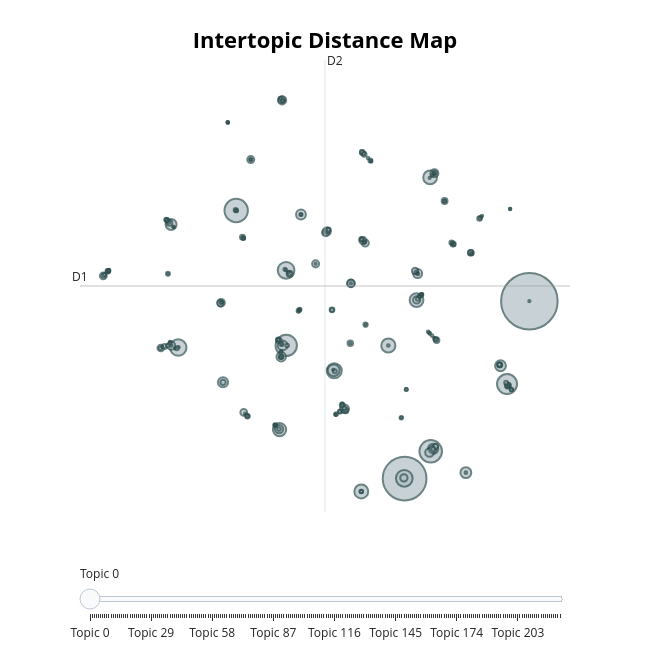

The cell this chart's notebook holds for it:
### Code cell
# Intertopic Distance Map
topic_model.visualize_topics()

### Figure 1 — Plotly figure (JSON) as saved in the notebook; plotly's stock layout.template omitted (floating-point values rounded to 4 significant figures; data arrays with more than 128 entries replaced by an {"elided": "..."} marker saying what was removed)
{"data": [{"customdata": {"elided": "224x3 mixed values"}, "hovertemplate": "<b>Topic %{customdata[0]}</b><br>%{customdata[1]}<br>Size: %{customdata[2]}", "legendgroup": "", "marker": {"color": "#B0BEC5", "line": {"color": "DarkSlateGrey", "width": 2}, "size": {"elided": "224 int values"}, "sizemode": "area", "sizeref": 4.166, "symbol": "circle"}, "mode": "markers", "name": "", "orientation": "v", "showlegend": false, "type": "scatter", "x": {"elided": "224 float values"}, "xaxis": "x", "y": {"elided": "224 float values"}, "yaxis": "y"}], "layout": {"annotations": [{"showarrow": false, "text": "D1", "x": -13.62, "y": 5.131, "yshift": 10}, {"showarrow": false, "text": "D2", "x": 5.079, "xshift": 10, "y": 22.1}], "height": 650, "hoverlabel": {"bgcolor": "white", "font": {"family": "Rockwell", "size": 16}}, "legend": {"itemsizing": "constant", "tracegroupgap": 0}, "margin": {"t": 60}, "shapes": [{"line": {"color": "#CFD8DC", "width": 2}, "type": "line", "x0": 5.079, "x1": 5.079, "y0": -11.84, "y1": 22.1}, {"line": {"color": "#9E9E9E", "width": 2}, "type": "line", "x0": -13.62, "x1": 23.78, "y0": 5.131, "y1": 5.131}], "sliders": [{"active": 0, "pad": {"t": 50}, "steps": [{"args": [{"marker.color": {"elided": "1x224 str values"}}], "label": "Topic 0", "method": "update"}, {"args": [{"marker.color": {"elided": "1x224 str values"}}], "label": "Topic 1", "method": "update"}, {"args": [{"marker.color": {"elided": "1x224 str values"}}], "label": "Topic 2", "method": "update"}, {"args": [{"marker.color": {"elided": "1x224 str values"}}], "label": "Topic 3", "method": "update"}, {"args": [{"marker.color": {"elided": "1x224 str values"}}], "label": "Topic 4", "method": "update"}, {"args": [{"marker.color": {"elided": "1x224 str values"}}], "label": "Topic 5", "method": "update"}, {"args": [{"marker.color": {"elided": "1x224 str values"}}], "label": "Topic 6", "method": "update"}, {"args": [{"marker.color": {"elided": "1x224 str values"}}], "label": "Topic 7", "method": "update"}, {"args": [{"marker.color": {"elided": "1x224 str values"}}], "label": "Topic 8", "method": "update"}, {"args": [{"marker.color": {"elided": "1x224 str values"}}], "label": "Topic 9", "method": "update"}, {"args": [{"marker.color": {"elided": "1x224 str values"}}], "label": "Topic 10", "method": "update"}, {"args": [{"marker.color": {"elided": "1x224 str values"}}], "label": "Topic 11", "method": "update"}, {"args": [{"marker.color": {"elided": "1x224 str values"}}], "label": "Topic 12", "method": "update"}, {"args": [{"marker.color": {"elided": "1x224 str values"}}], "label": "Topic 13", "method": "update"}, {"args": [{"marker.color": {"elided": "1x224 str values"}}], "label": "Topic 14", "method": "update"}, {"args": [{"marker.color": {"elided": "1x224 str values"}}], "label": "Topic 15", "method": "update"}, {"args": [{"marker.color": {"elided": "1x224 str values"}}], "label": "Topic 16", "method": "update"}, {"args": [{"marker.color": {"elided": "1x224 str values"}}], "label": "Topic 17", "method": "update"}, {"args": [{"marker.color": {"elided": "1x224 str values"}}], "label": "Topic 18", "method": "update"}, {"args": [{"marker.color": {"elided": "1x224 str values"}}], "label": "Topic 19", "method": "update"}, {"args": [{"marker.color": {"elided": "1x224 str values"}}], "label": "Topic 20", "method": "update"}, {"args": [{"marker.color": {"elided": "1x224 str values"}}], "label": "Topic 21", "method": "update"}, {"args": [{"marker.color": {"elided": "1x224 str values"}}], "label": "Topic 22", "method": "update"}, {"args": [{"marker.color": {"elided": "1x224 str values"}}], "label": "Topic 23", "method": "update"}, {"args": [{"marker.color": {"elided": "1x224 str values"}}], "label": "Topic 24", "method": "update"}, {"args": [{"marker.color": {"elided": "1x224 str values"}}], "label": "Topic 25", "method": "update"}, {"args": [{"marker.color": {"elided": "1x224 str values"}}], "label": "Topic 26", "method": "update"}, {"args": [{"marker.color": {"elided": "1x224 str values"}}], "label": "Topic 27", "method": "update"}, {"args": [{"marker.color": {"elided": "1x224 str values"}}], "label": "Topic 28", "method": "update"}, {"args": [{"marker.color": {"elided": "1x224 str values"}}], "label": "Topic 29", "method": "update"}, {"args": [{"marker.color": {"elided": "1x224 str values"}}], "label": "Topic 30", "method": "update"}, {"args": [{"marker.color": {"elided": "1x224 str values"}}], "label": "Topic 31", "method": "update"}, {"args": [{"marker.color": {"elided": "1x224 str values"}}], "label": "Topic 32", "method": "update"}, {"args": [{"marker.color": {"elided": "1x224 str values"}}], "label": "Topic 33", "method": "update"}, {"args": [{"marker.color": {"elided": "1x224 str values"}}], "label": "Topic 34", "method": "update"}, {"args": [{"marker.color": {"elided": "1x224 str values"}}], "label": "Topic 35", "method": "update"}, {"args": [{"marker.color": {"elided": "1x224 str values"}}], "label": "Topic 36", "method": "update"}, {"args": [{"marker.color": {"elided": "1x224 str values"}}], "label": "Topic 37", "method": "update"}, {"args": [{"marker.color": {"elided": "1x224 str values"}}], "label": "Topic 38", "method": "update"}, {"args": [{"marker.color": {"elided": "1x224 str values"}}], "label": "Topic 39", "method": "update"}, {"args": [{"marker.color": {"elided": "1x224 str values"}}], "label": "Topic 40", "method": "update"}, {"args": [{"marker.color": {"elided": "1x224 str values"}}], "label": "Topic 41", "method": "update"}, {"args": [{"marker.color": {"elided": "1x224 str values"}}], "label": "Topic 42", "method": "update"}, {"args": [{"marker.color": {"elided": "1x224 str values"}}], "label": "Topic 43", "method": "update"}, {"args": [{"marker.color": {"elided": "1x224 str values"}}], "label": "Topic 44", "method": "update"}, {"args": [{"marker.color": {"elided": "1x224 str values"}}], "label": "Topic 45", "method": "update"}, {"args": [{"marker.color": {"elided": "1x224 str values"}}], "label": "Topic 46", "method": "update"}, {"args": [{"marker.color": {"elided": "1x224 str values"}}], "label": "Topic 47", "method": "update"}, {"args": [{"marker.color": {"elided": "1x224 str values"}}], "label": "Topic 48", "method": "update"}, {"args": [{"marker.color": {"elided": "1x224 str values"}}], "label": "Topic 49", "method": "update"}, {"args": [{"marker.color": {"elided": "1x224 str values"}}], "label": "Topic 50", "method": "update"}, {"args": [{"marker.color": {"elided": "1x224 str values"}}], "label": "Topic 51", "method": "update"}, {"args": [{"marker.color": {"elided": "1x224 str values"}}], "label": "Topic 52", "method": "update"}, {"args": [{"marker.color": {"elided": "1x224 str values"}}], "label": "Topic 53", "method": "update"}, {"args": [{"marker.color": {"elided": "1x224 str values"}}], "label": "Topic 54", "method": "update"}, {"args": [{"marker.color": {"elided": "1x224 str values"}}], "label": "Topic 55", "method": "update"}, {"args": [{"marker.color": {"elided": "1x224 str values"}}], "label": "Topic 56", "method": "update"}, {"args": [{"marker.color": {"elided": "1x224 str values"}}], "label": "Topic 57", "method": "update"}, {"args": [{"marker.color": {"elided": "1x224 str values"}}], "label": "Topic 58", "method": "update"}, {"args": [{"marker.color": {"elided": "1x224 str values"}}], "label": "Topic 59", "method": "update"}, {"args": [{"marker.color": {"elided": "1x224 str values"}}], "label": "Topic 60", "method": "update"}, {"args": [{"marker.color": {"elided": "1x224 str values"}}], "label": "Topic 61", "method": "update"}, {"args": [{"marker.color": {"elided": "1x224 str values"}}], "label": "Topic 62", "method": "update"}, {"args": [{"marker.color": {"elided": "1x224 str values"}}], "label": "Topic 63", "method": "update"}, {"args": [{"marker.color": {"elided": "1x224 str values"}}], "label": "Topic 64", "method": "update"}, {"args": [{"marker.color": {"elided": "1x224 str values"}}], "label": "Topic 65", "method": "update"}, {"args": [{"marker.color": {"elided": "1x224 str values"}}], "label": "Topic 66", "method": "update"}, {"args": [{"marker.color": {"elided": "1x224 str values"}}], "label": "Topic 67", "method": "update"}, {"args": [{"marker.color": {"elided": "1x224 str values"}}], "label": "Topic 68", "method": "update"}, {"args": [{"marker.color": {"elided": "1x224 str values"}}], "label": "Topic 69", "method": "update"}, {"args": [{"marker.color": {"elided": "1x224 str values"}}], "label": "Topic 70", "method": "update"}, {"args": [{"marker.color": {"elided": "1x224 str values"}}], "label": "Topic 71", "method": "update"}, {"args": [{"marker.color": {"elided": "1x224 str values"}}], "label": "Topic 72", "method": "update"}, {"args": [{"marker.color": {"elided": "1x224 str values"}}], "label": "Topic 73", "method": "update"}, {"args": [{"marker.color": {"elided": "1x224 str values"}}], "label": "Topic 74", "method": "update"}, {"args": [{"marker.color": {"elided": "1x224 str values"}}], "label": "Topic 75", "method": "update"}, {"args": [{"marker.color": {"elided": "1x224 str values"}}], "label": "Topic 76", "method": "update"}, {"args": [{"marker.color": {"elided": "1x224 str values"}}], "label": "Topic 77", "method": "update"}, {"args": [{"marker.color": {"elided": "1x224 str values"}}], "label": "Topic 78", "method": "update"}, {"args": [{"marker.color": {"elided": "1x224 str values"}}], "label": "Topic 79", "method": "update"}, {"args": [{"marker.color": {"elided": "1x224 str values"}}], "label": "Topic 80", "method": "update"}, {"args": [{"marker.color": {"elided": "1x224 str values"}}], "label": "Topic 81", "method": "update"}, {"args": [{"marker.color": {"elided": "1x224 str values"}}], "label": "Topic 82", "method": "update"}, {"args": [{"marker.color": {"elided": "1x224 str values"}}], "label": "Topic 83", "method": "update"}, {"args": [{"marker.color": {"elided": "1x224 str values"}}], "label": "Topic 84", "method": "update"}, {"args": [{"marker.color": {"elided": "1x224 str values"}}], "label": "Topic 85", "method": "update"}, {"args": [{"marker.color": {"elided": "1x224 str values"}}], "label": "Topic 86", "method": "update"}, {"args": [{"marker.color": {"elided": "1x224 str values"}}], "label": "Topic 87", "method": "update"}, {"args": [{"marker.color": {"elided": "1x224 str values"}}], "label": "Topic 88", "method": "update"}, {"args": [{"marker.color": {"elided": "1x224 str values"}}], "label": "Topic 89", "method": "update"}, {"args": [{"marker.color": {"elided": "1x224 str values"}}], "label": "Topic 90", "method": "update"}, {"args": [{"marker.color": {"elided": "1x224 str values"}}], "label": "Topic 91", "method": "update"}, {"args": [{"marker.color": {"elided": "1x224 str values"}}], "label": "Topic 92", "method": "update"}, {"args": [{"marker.color": {"elided": "1x224 str values"}}], "label": "Topic 93", "method": "update"}, {"args": [{"marker.color": {"elided": "1x224 str values"}}], "label": "Topic 94", "method": "update"}, {"args": [{"marker.color": {"elided": "1x224 str values"}}], "label": "Topic 95", "method": "update"}, {"args": [{"marker.color": {"elided": "1x224 str values"}}], "label": "Topic 96", "method": "update"}, {"args": [{"marker.color": {"elided": "1x224 str values"}}], "label": "Topic 97", "method": "update"}, {"args": [{"marker.color": {"elided": "1x224 str values"}}], "label": "Topic 98", "method": "update"}, {"args": [{"marker.color": {"elided": "1x224 str values"}}], "label": "Topic 99", "method": "update"}, {"args": [{"marker.color": {"elided": "1x224 str values"}}], "label": "Topic 100", "method": "update"}, {"args": [{"marker.color": {"elided": "1x224 str values"}}], "label": "Topic 101", "method": "update"}, {"args": [{"marker.color": {"elided": "1x224 str values"}}], "label": "Topic 102", "method": "update"}, {"args": [{"marker.color": {"elided": "1x224 str values"}}], "label": "Topic 103", "method": "update"}, {"args": [{"marker.color": {"elided": "1x224 str values"}}], "label": "Topic 104", "method": "update"}, {"args": [{"marker.color": {"elided": "1x224 str values"}}], "label": "Topic 105", "method": "update"}, {"args": [{"marker.color": {"elided": "1x224 str values"}}], "label": "Topic 106", "method": "update"}, {"args": [{"marker.color": {"elided": "1x224 str values"}}], "label": "Topic 107", "method": "update"}, {"args": [{"marker.color": {"elided": "1x224 str values"}}], "label": "Topic 108", "method": "update"}, {"args": [{"marker.color": {"elided": "1x224 str values"}}], "label": "Topic 109", "method": "update"}, {"args": [{"marker.color": {"elided": "1x224 str values"}}], "label": "Topic 110", "method": "update"}, {"args": [{"marker.color": {"elided": "1x224 str values"}}], "label": "Topic 111", "method": "update"}, {"args": [{"marker.color": {"elided": "1x224 str values"}}], "label": "Topic 112", "method": "update"}, {"args": [{"marker.color": {"elided": "1x224 str values"}}], "label": "Topic 113", "method": "update"}, {"args": [{"marker.color": {"elided": "1x224 str values"}}], "label": "Topic 114", "method": "update"}, {"args": [{"marker.color": {"elided": "1x224 str values"}}], "label": "Topic 115", "method": "update"}, {"args": [{"marker.color": {"elided": "1x224 str values"}}], "label": "Topic 116", "method": "update"}, {"args": [{"marker.color": {"elided": "1x224 str values"}}], "label": "Topic 117", "method": "update"}, {"args": [{"marker.color": {"elided": "1x224 str values"}}], "label": "Topic 118", "method": "update"}, {"args": [{"marker.color": {"elided": "1x224 str values"}}], "label": "Topic 119", "method": "update"}, {"args": [{"marker.color": {"elided": "1x224 str values"}}], "label": "Topic 120", "method": "update"}, {"args": [{"marker.color": {"elided": "1x224 str values"}}], "label": "Topic 121", "method": "update"}, {"args": [{"marker.color": {"elided": "1x224 str values"}}], "label": "Topic 122", "method": "update"}, {"args": [{"marker.color": {"elided": "1x224 str values"}}], "label": "Topic 123", "method": "update"}, {"args": [{"marker.color": {"elided": "1x224 str values"}}], "label": "Topic 124", "method": "update"}, {"args": [{"marker.color": {"elided": "1x224 str values"}}], "label": "Topic 125", "method": "update"}, {"args": [{"marker.color": {"elided": "1x224 str values"}}], "label": "Topic 126", "method": "update"}, {"args": [{"marker.color": {"elided": "1x224 str values"}}], "label": "Topic 127", "method": "update"}, {"args": [{"marker.color": {"elided": "1x224 str values"}}], "label": "Topic 128", "method": "update"}, {"args": [{"marker.color": {"elided": "1x224 str values"}}], "label": "Topic 129", "method": "update"}, {"args": [{"marker.color": {"elided": "1x224 str values"}}], "label": "Topic 130", "method": "update"}, {"args": [{"marker.color": {"elided": "1x224 str values"}}], "label": "Topic 131", "method": "update"}, {"args": [{"marker.color": {"elided": "1x224 str values"}}], "label": "Topic 132", "method": "update"}, {"args": [{"marker.color": {"elided": "1x224 str values"}}], "label": "Topic 133", "method": "update"}, {"args": [{"marker.color": {"elided": "1x224 str values"}}], "label": "Topic 134", "method": "update"}, {"args": [{"marker.color": {"elided": "1x224 str values"}}], "label": "Topic 135", "method": "update"}, {"args": [{"marker.color": {"elided": "1x224 str values"}}], "label": "Topic 136", "method": "update"}, {"args": [{"marker.color": {"elided": "1x224 str values"}}], "label": "Topic 137", "method": "update"}, {"args": [{"marker.color": {"elided": "1x224 str values"}}], "label": "Topic 138", "method": "update"}, {"args": [{"marker.color": {"elided": "1x224 str values"}}], "label": "Topic 139", "method": "update"}, {"args": [{"marker.color": {"elided": "1x224 str values"}}], "label": "Topic 140", "method": "update"}, {"args": [{"marker.color": {"elided": "1x224 str values"}}], "label": "Topic 141", "method": "update"}, {"args": [{"marker.color": {"elided": "1x224 str values"}}], "label": "Topic 142", "method": "update"}, {"args": [{"marker.color": {"elided": "1x224 str values"}}], "label": "Topic 143", "method": "update"}, {"args": [{"marker.color": {"elided": "1x224 str values"}}], "label": "Topic 144", "method": "update"}, {"args": [{"marker.color": {"elided": "1x224 str values"}}], "label": "Topic 145", "method": "update"}, {"args": [{"marker.color": {"elided": "1x224 str values"}}], "label": "Topic 146", "method": "update"}, {"args": [{"marker.color": {"elided": "1x224 str values"}}], "label": "Topic 147", "method": "update"}, {"args": [{"marker.color": {"elided": "1x224 str values"}}], "label": "Topic 148", "method": "update"}, {"args": [{"marker.color": {"elided": "1x224 str values"}}], "label": "Topic 149", "method": "update"}, {"args": [{"marker.color": {"elided": "1x224 str values"}}], "label": "Topic 150", "method": "update"}, {"args": [{"marker.color": {"elided": "1x224 str values"}}], "label": "Topic 151", "method": "update"}, {"args": [{"marker.color": {"elided": "1x224 str values"}}], "label": "Topic 152", "method": "update"}, {"args": [{"marker.color": {"elided": "1x224 str values"}}], "label": "Topic 153", "method": "update"}, {"args": [{"marker.color": {"elided": "1x224 str values"}}], "label": "Topic 154", "method": "update"}, {"args": [{"marker.color": {"elided": "1x224 str values"}}], "label": "Topic 155", "method": "update"}, {"args": [{"marker.color": {"elided": "1x224 str values"}}], "label": "Topic 156", "method": "update"}, {"args": [{"marker.color": {"elided": "1x224 str values"}}], "label": "Topic 157", "method": "update"}, {"args": [{"marker.color": {"elided": "1x224 str values"}}], "label": "Topic 158", "method": "update"}, {"args": [{"marker.color": {"elided": "1x224 str values"}}], "label": "Topic 159", "method": "update"}, {"args": [{"marker.color": {"elided": "1x224 str values"}}], "label": "Topic 160", "method": "update"}, {"args": [{"marker.color": {"elided": "1x224 str values"}}], "label": "Topic 161", "method": "update"}, {"args": [{"marker.color": {"elided": "1x224 str values"}}], "label": "Topic 162", "method": "update"}, {"args": [{"marker.color": {"elided": "1x224 str values"}}], "label": "Topic 163", "method": "update"}, {"args": [{"marker.color": {"elided": "1x224 str values"}}], "label": "Topic 164", "method": "update"}, {"args": [{"marker.color": {"elided": "1x224 str values"}}], "label": "Topic 165", "method": "update"}, {"args": [{"marker.color": {"elided": "1x224 str values"}}], "label": "Topic 166", "method": "update"}, {"args": [{"marker.color": {"elided": "1x224 str values"}}], "label": "Topic 167", "method": "update"}, {"args": [{"marker.color": {"elided": "1x224 str values"}}], "label": "Topic 168", "method": "update"}, {"args": [{"marker.color": {"elided": "1x224 str values"}}], "label": "Topic 169", "method": "update"}, {"args": [{"marker.color": {"elided": "1x224 str values"}}], "label": "Topic 170", "method": "update"}, {"args": [{"marker.color": {"elided": "1x224 str values"}}], "label": "Topic 171", "method": "update"}, {"args": [{"marker.color": {"elided": "1x224 str values"}}], "label": "Topic 172", "method": "update"}, {"args": [{"marker.color": {"elided": "1x224 str values"}}], "label": "Topic 173", "method": "update"}, {"args": [{"marker.color": {"elided": "1x224 str values"}}], "label": "Topic 174", "method": "update"}, {"args": [{"marker.color": {"elided": "1x224 str values"}}], "label": "Topic 175", "method": "update"}, {"args": [{"marker.color": {"elided": "1x224 str values"}}], "label": "Topic 176", "method": "update"}, {"args": [{"marker.color": {"elided": "1x224 str values"}}], "label": "Topic 177", "method": "update"}, {"args": [{"marker.color": {"elided": "1x224 str values"}}], "label": "Topic 178", "method": "update"}, {"args": [{"marker.color": {"elided": "1x224 str values"}}], "label": "Topic 179", "method": "update"}, {"args": [{"marker.color": {"elided": "1x224 str values"}}], "label": "Topic 180", "method": "update"}, {"args": [{"marker.color": {"elided": "1x224 str values"}}], "label": "Topic 181", "method": "update"}, {"args": [{"marker.color": {"elided": "1x224 str values"}}], "label": "Topic 182", "method": "update"}, {"args": [{"marker.color": {"elided": "1x224 str values"}}], "label": "Topic 183", "method": "update"}, {"args": [{"marker.color": {"elided": "1x224 str values"}}], "label": "Topic 184", "method": "update"}, {"args": [{"marker.color": {"elided": "1x224 str values"}}], "label": "Topic 185", "method": "update"}, {"args": [{"marker.color": {"elided": "1x224 str values"}}], "label": "Topic 186", "method": "update"}, {"args": [{"marker.color": {"elided": "1x224 str values"}}], "label": "Topic 187", "method": "update"}, {"args": [{"marker.color": {"elided": "1x224 str values"}}], "label": "Topic 188", "method": "update"}, {"args": [{"marker.color": {"elided": "1x224 str values"}}], "label": "Topic 189", "method": "update"}, {"args": [{"marker.color": {"elided": "1x224 str values"}}], "label": "Topic 190", "method": "update"}, {"args": [{"marker.color": {"elided": "1x224 str values"}}], "label": "Topic 191", "method": "update"}, {"args": [{"marker.color": {"elided": "1x224 str values"}}], "label": "Topic 192", "method": "update"}, {"args": [{"marker.color": {"elided": "1x224 str values"}}], "label": "Topic 193", "method": "update"}, {"args": [{"marker.color": {"elided": "1x224 str values"}}], "label": "Topic 194", "method": "update"}, {"args": [{"marker.color": {"elided": "1x224 str values"}}], "label": "Topic 195", "method": "update"}, {"args": [{"marker.color": {"elided": "1x224 str values"}}], "label": "Topic 196", "method": "update"}, {"args": [{"marker.color": {"elided": "1x224 str values"}}], "label": "Topic 197", "method": "update"}, {"args": [{"marker.color": {"elided": "1x224 str values"}}], "label": "Topic 198", "method": "update"}, {"args": [{"marker.color": {"elided": "1x224 str values"}}], "label": "Topic 199", "method": "update"}, {"args": [{"marker.color": {"elided": "1x224 str values"}}], "label": "Topic 200", "method": "update"}, {"args": [{"marker.color": {"elided": "1x224 str values"}}], "label": "Topic 201", "method": "update"}, {"args": [{"marker.color": {"elided": "1x224 str values"}}], "label": "Topic 202", "method": "update"}, {"args": [{"marker.color": {"elided": "1x224 str values"}}], "label": "Topic 203", "method": "update"}, {"args": [{"marker.color": {"elided": "1x224 str values"}}], "label": "Topic 204", "method": "update"}, {"args": [{"marker.color": {"elided": "1x224 str values"}}], "label": "Topic 205", "method": "update"}, {"args": [{"marker.color": {"elided": "1x224 str values"}}], "label": "Topic 206", "method": "update"}, {"args": [{"marker.color": {"elided": "1x224 str values"}}], "label": "Topic 207", "method": "update"}, {"args": [{"marker.color": {"elided": "1x224 str values"}}], "label": "Topic 208", "method": "update"}, {"args": [{"marker.color": {"elided": "1x224 str values"}}], "label": "Topic 209", "method": "update"}, {"args": [{"marker.color": {"elided": "1x224 str values"}}], "label": "Topic 210", "method": "update"}, {"args": [{"marker.color": {"elided": "1x224 str values"}}], "label": "Topic 211", "method": "update"}, {"args": [{"marker.color": {"elided": "1x224 str values"}}], "label": "Topic 212", "method": "update"}, {"args": [{"marker.color": {"elided": "1x224 str values"}}], "label": "Topic 213", "method": "update"}, {"args": [{"marker.color": {"elided": "1x224 str values"}}], "label": "Topic 214", "method": "update"}, {"args": [{"marker.color": {"elided": "1x224 str values"}}], "label": "Topic 215", "method": "update"}, {"args": [{"marker.color": {"elided": "1x224 str values"}}], "label": "Topic 216", "method": "update"}, {"args": [{"marker.color": {"elided": "1x224 str values"}}], "label": "Topic 217", "method": "update"}, {"args": [{"marker.color": {"elided": "1x224 str values"}}], "label": "Topic 218", "method": "update"}, {"args": [{"marker.color": {"elided": "1x224 str values"}}], "label": "Topic 219", "method": "update"}, {"args": [{"marker.color": {"elided": "1x224 str values"}}], "label": "Topic 220", "method": "update"}, {"args": [{"marker.color": {"elided": "1x224 str values"}}], "label": "Topic 221", "method": "update"}, {"args": [{"marker.color": {"elided": "1x224 str values"}}], "label": "Topic 222", "method": "update"}, {"args": [{"marker.color": {"elided": "1x224 str values"}}], "label": "Topic 223", "method": "update"}]}], "title": {"font": {"color": "Black", "size": 22}, "text": "<b>Intertopic Distance Map</b>", "x": 0.5, "xanchor": "center", "y": 0.95, "yanchor": "top"}, "width": 650, "xaxis": {"anchor": "y", "domain": [0, 1], "range": [-13.62, 23.78], "title": {"text": ""}, "visible": false}, "yaxis": {"anchor": "x", "domain": [0, 1], "range": [-11.84, 22.1], "title": {"text": ""}, "visible": false}}}
